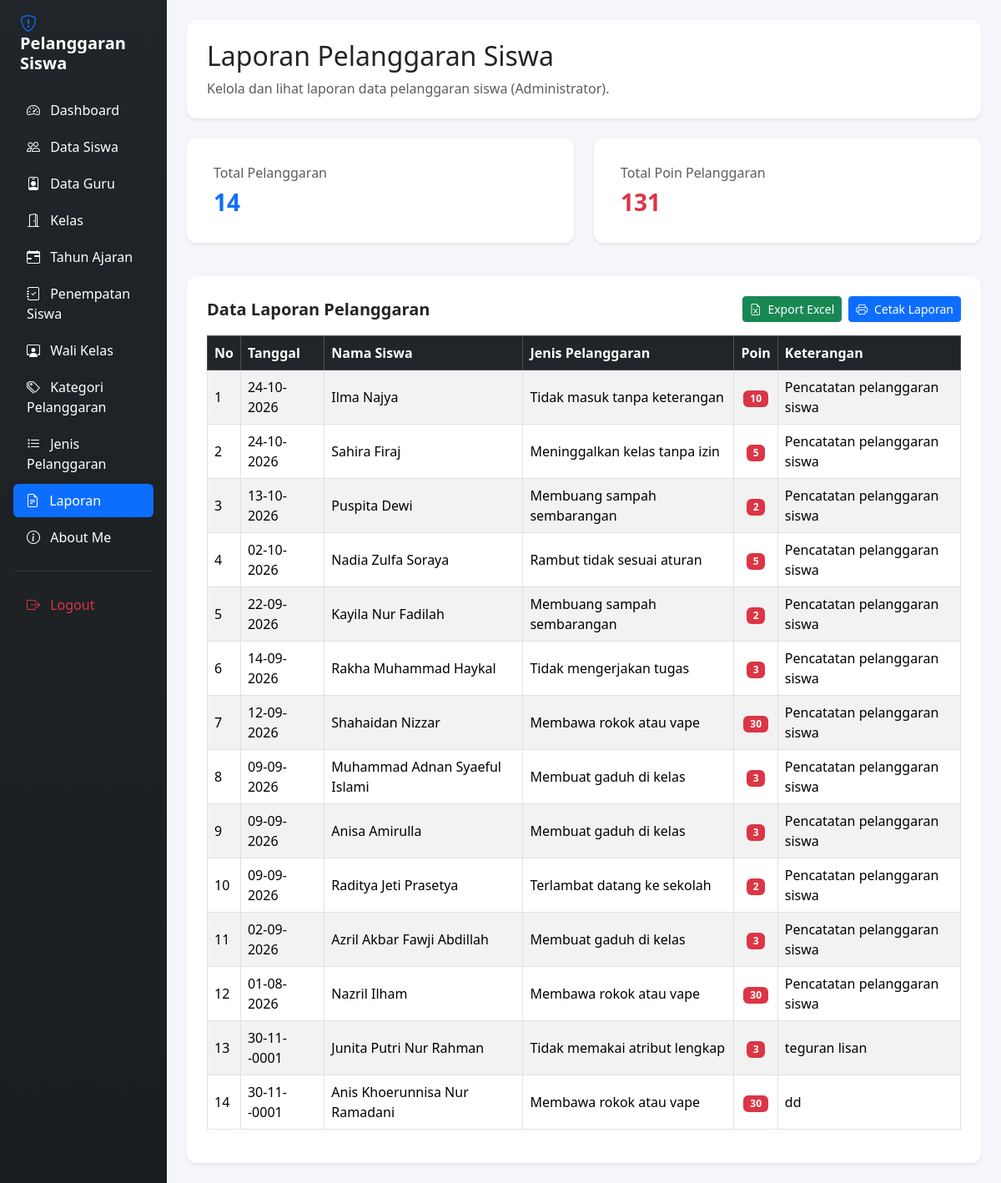
Page /laporan.php (signed in) on the committed database.
### tables this page shows
CREATE TABLE `t_pelanggaran_siswa` (
  `id` int(11) NOT NULL,
  `tahun_ajaran_id` int(11) DEFAULT NULL,
  `siswa_id` int(11) DEFAULT NULL,
  `nama_siswa` varchar(150) NOT NULL,
  `kelas_id` int(11) DEFAULT NULL,
  `nama_kelas` varchar(100) NOT NULL,
  `pelanggaran_id` int(11) DEFAULT NULL,
  `nama_pelanggaran` varchar(150) NOT NULL,
  `pelanggaran_kategori_id` int(11) DEFAULT NULL,
  `guru_id` int(11) DEFAULT NULL,
  `nama_guru` varchar(150) NOT NULL,
  `tanggal` date DEFAULT NULL,
  `keterangan` text NOT NULL,
  `poin` int(11) NOT NULL,
  `tindakan` text NOT NULL,
  `status` varchar(30) NOT NULL,
  `created_at` timestamp NOT NULL DEFAULT current_timestamp(),
  `updated_at` timestamp NOT NULL DEFAULT current_timestamp()
);

### laporan.php (the view, shortened to what this page needs)
<?php
include "config/koneksi.php";
$namaUser = htmlspecialchars($_SESSION['name'] ?? $_SESSION['nama'] ?? 'Pengguna', ENT_QUOTES, 'UTF-8');
$roleUser = $_SESSION['role'] ?? 'guru';
$filter_guru = "";
$query = mysqli_query($koneksi, "
    SELECT ps.id, ps.tanggal, ps.nama_siswa, ps.nama_pelanggaran, ps.poin, ps.keterangan
    FROM t_pelanggaran_siswa ps
    $filter_guru
    ORDER BY ps.tanggal DESC, ps.id DESC
");
$total_data = mysqli_num_rows($query);
$total_poin = 0;
$data_laporan = [];
while ($row = mysqli_fetch_assoc($query)) {
    $data_laporan[] = $row;
    $total_poin += (int)$row['poin'];
}
?>
<!DOCTYPE html>
<html lang="id">
<head>
    <link href="https://cdn.jsdelivr.net/npm/bootstrap@5.3.8/dist/css/bootstrap.min.css" rel="stylesheet">
    <link href="https://cdn.jsdelivr.net/npm/bootstrap-icons@1.11.3/font/bootstrap-icons.min.css" rel="stylesheet">
    <link href="https://cdn.datatables.net/2.3.4/css/dataTables.bootstrap5.css" rel="stylesheet">
</head>
<body>
<div class="container-fluid">
    <div class="row">
        <div class="col-md-3 col-lg-2 sidebar p-3">
            <h4 class="text-white mb-4 fw-bold fs-5 px-2">
                <i class="bi bi-shield-exclamation text-primary me-2"></i> Pelanggaran Siswa
            </h4>
            <?php if ($roleUser == 'admin'): ?>
                <ul class="nav nav-pills flex-column gap-1">
                    <li class="nav-item"><a href="dashboard.php" class="nav-link text-white"><i class="bi bi-speedometer2 me-2"></i> Dashboard</a></li>
                    <li class="nav-item"><a href="data_siswa.php" class="nav-link text-white"><i class="bi bi-people me-2"></i> Data Siswa</a></li>
                    <li class="nav-item"><a href="data_guru.php" class="nav-link text-white"><i class="bi bi-person-badge me-2"></i> Data Guru</a></li>
                    <li class="nav-item"><a href="kelas.php" class="nav-link text-white"><i class="bi bi-door-open me-2"></i> Kelas</a></li>
                    <li class="nav-item"><a href="tahun_ajaran.php" class="nav-link text-white"><i class="bi bi-calendar-range me-2"></i> Tahun Ajaran</a></li>
                    <li class="nav-item"><a href="penepatan_siswa.php" class="nav-link text-white"><i class="bi bi-journal-check me-2"></i> Penempatan Siswa</a></li>
                    <li class="nav-item"><a href="wali_kelas.php" class="nav-link text-white"><i class="bi bi-person-workspace me-2"></i> Wali Kelas</a></li>
                    <li class="nav-item"><a href="kategori_pelanggaran.php" class="nav-link text-white"><i class="bi bi-tags me-2"></i> Kategori Pelanggaran</a></li>
                    <li class="nav-item"><a href="jenis_pelanggaran.php" class="nav-link text-white"><i class="bi bi-list-task me-2"></i> Jenis Pelanggaran</a></li>
                    <li class="nav-item"><a href="laporan.php" class="nav-link active"><i class="bi bi-file-earmark-text me-2"></i> Laporan</a></li>
                    <li class="nav-item"><a href="aboutme.php" class="nav-link text-white"><i class="bi bi-info-circle me-2"></i> About Me</a></li>
                    <hr class="text-secondary my-3">
                    <li class="nav-item"><a href="logout.php" class="nav-link text-danger"><i class="bi bi-box-arrow-right me-2"></i> Logout</a></li>
                </ul>
            <?php endif; ?>
        </div>
        <main class="col-md-9 col-lg-10 p-4">
            <div class="card shadow-sm p-4 bg-white mb-4">
                <h2>Laporan Pelanggaran Siswa</h2>
                <p class="text-muted mb-0">Kelola dan lihat laporan data pelanggaran siswa (<?= htmlspecialchars($namaUser); ?>).</p>
            </div>
            <div class="row mb-4">
                <div class="col-md-6 mb-3">
                    <div class="card shadow-sm border-0 bg-white p-3">
                        <div class="card-body">
                            <h6 class="text-muted">Total Pelanggaran</h6>
                            <h3 class="fw-bold text-primary mb-0"><?= $total_data; ?></h3>
                        </div>
                    </div>
                </div>
                <div class="col-md-6 mb-3">
                    <div class="card shadow-sm border-0 bg-white p-3">
                        <div class="card-body">
                            <h6 class="text-muted">Total Poin Pelanggaran</h6>
                            <h3 class="fw-bold text-danger mb-0"><?= $total_poin; ?></h3>
                        </div>
                    </div>
                </div>
            </div>
            <div class="card shadow-sm bg-white">
                <div class="card-body p-4">
                    <div class="d-flex justify-content-between align-items-center mb-3 flex-wrap gap-2">
                        <h5 class="mb-0 fw-bold">Data Laporan Pelanggaran</h5>
                        <div class="d-flex gap-2 tombol-aksi">
                            <a href="laporan.php?export=excel" class="btn btn-success btn-sm">
                                <i class="bi bi-file-earmark-excel me-1"></i> Export Excel
                            </a>
                            <button onclick="cetakLaporan()" class="btn btn-primary btn-sm">
                                <i class="bi bi-printer me-1"></i> Cetak Laporan
                            </button>
                        </div>
                    </div>
                    <div class="table-responsive">
                        <table id="tabelLaporan" class="table table-bordered table-striped table-hover align-middle w-100">
                            <thead class="table-dark">
                                <tr>
                                    <th>No</th>
                                    <th>Tanggal</th>
                                    <th>Nama Siswa</th>
                                    <th>Jenis Pelanggaran</th>
                                    <th>Poin</th>
                                    <th>Keterangan</th>
                                </tr>
                            </thead>
                            <tbody>
                                <?php $no = 1; ?>
                                <?php foreach ($data_laporan as $data): ?>
                                <tr>
                                    <td><?= $no++; ?></td>
                                    <td><?= !empty($data['tanggal']) ? date('d-m-Y', strtotime($data['tanggal'])) : '-'; ?></td>
                                    <td><?= htmlspecialchars($data['nama_siswa'] ?? '-'); ?></td>
                                    <td><?= htmlspecialchars($data['nama_pelanggaran'] ?? '-'); ?></td>
                                    <td class="text-center"><span class="badge bg-danger"><?= (int)$data['poin']; ?></span></td>
                                    <td><?= htmlspecialchars($data['keterangan'] ?? '-'); ?></td>
                                </tr>
                                <?php endforeach; ?>
                            </tbody>
                        </table>
                    </div>
                </div>
            </div>
        </main>
    </div>
</div>
</body>
</html>

### laporan.php (style rules this page uses)
body { background-color: #f4f6f9; }
.nav-link { transition: all 0.3s ease; border-radius: 6px; }
.nav-link:hover, .nav-link.active { background-color: #0d6efd !important; color: white !important; padding-left: 15px; }
.table th { white-space: nowrap; vertical-align: middle; }
.table td { vertical-align: middle; }
.card { border: none; border-radius: 12px; }
.sidebar { background: linear-gradient(180deg, #212529 0%, #1a1e21 100%); min-height: 100vh; }

### rows in the picture
t_pelanggaran_siswa: tanggal "24-10-2026", nama_siswa "Ilma Najya", nama_pelanggaran "Tidak masuk tanpa keterangan", poin "10", keterangan "Pencatatan pelanggaran siswa"
t_pelanggaran_siswa: tanggal "24-10-2026", nama_siswa "Sahira Firaj", nama_pelanggaran "Meninggalkan kelas tanpa izin", poin "5", keterangan "Pencatatan pelanggaran siswa"
t_pelanggaran_siswa: tanggal "13-10-2026", nama_siswa "Puspita Dewi", nama_pelanggaran "Membuang sampah sembarangan", poin "2", keterangan "Pencatatan pelanggaran siswa"
t_pelanggaran_siswa: tanggal "02-10-2026", nama_siswa "Nadia Zulfa Soraya", nama_pelanggaran "Rambut tidak sesuai aturan", poin "5", keterangan "Pencatatan pelanggaran siswa"
t_pelanggaran_siswa: tanggal "22-09-2026", nama_siswa "Kayila Nur Fadilah", nama_pelanggaran "Membuang sampah sembarangan", poin "2", keterangan "Pencatatan pelanggaran siswa"
t_pelanggaran_siswa: tanggal "14-09-2026", nama_siswa "Rakha Muhammad Haykal", nama_pelanggaran "Tidak mengerjakan tugas", poin "3", keterangan "Pencatatan pelanggaran siswa"
t_pelanggaran_siswa: tanggal "12-09-2026", nama_siswa "Shahaidan Nizzar", nama_pelanggaran "Membawa rokok atau vape", poin "30", keterangan "Pencatatan pelanggaran siswa"
t_pelanggaran_siswa: tanggal "09-09-2026", nama_siswa "Muhammad Adnan Syaeful Islami", nama_pelanggaran "Membuat gaduh di kelas", poin "3", keterangan "Pencatatan pelanggaran siswa"
t_pelanggaran_siswa: tanggal "09-09-2026", nama_siswa "Anisa Amirulla", nama_pelanggaran "Membuat gaduh di kelas", poin "3", keterangan "Pencatatan pelanggaran siswa"
t_pelanggaran_siswa: tanggal "09-09-2026", nama_siswa "Raditya Jeti Prasetya", nama_pelanggaran "Terlambat datang ke sekolah", poin "2", keterangan "Pencatatan pelanggaran siswa"
t_pelanggaran_siswa: tanggal "02-09-2026", nama_siswa "Azril Akbar Fawji Abdillah", nama_pelanggaran "Membuat gaduh di kelas", poin "3", keterangan "Pencatatan pelanggaran siswa"
t_pelanggaran_siswa: tanggal "01-08-2026", nama_siswa "Nazril Ilham", nama_pelanggaran "Membawa rokok atau vape", poin "30", keterangan "Pencatatan pelanggaran siswa"
t_pelanggaran_siswa: tanggal "30-11--0001", nama_siswa "Junita Putri Nur Rahman", nama_pelanggaran "Tidak memakai atribut lengkap", poin "3", keterangan "teguran lisan"
t_pelanggaran_siswa: tanggal "30-11--0001", nama_siswa "Anis Khoerunnisa Nur Ramadani", nama_pelanggaran "Membawa rokok atau vape", poin "30", keterangan "dd"

### other values in the picture
$namaUser "Administrator"
$total_data "14"
$total_poin "131"
